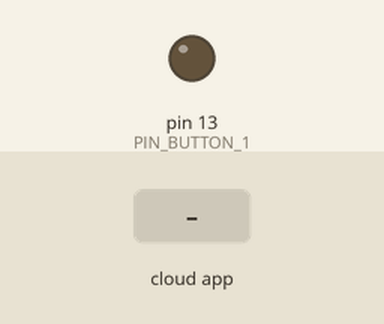
A sketch run on a simulated Arduino Uno, built with avr-gcc and run on an emulated ATmega328P. On the bench: output pins drawn as LEDs (lit = HIGH). Inputs (shaded band) come from the test bench. The RemoteXY app is connected.

Above: at 1.2 s.
1.3 s: the phone or cloud app sets button_1 to 1
At 2.5 s:
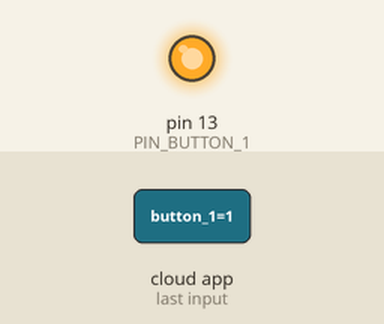
2.8 s: the phone or cloud app sets button_1 to 0
At 3.7 s:
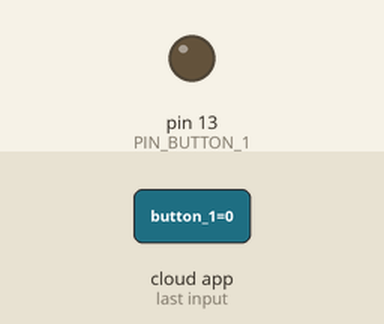
Timing chart, 0 to 5.8 s (numbered marks = the images above; inputs shaded):
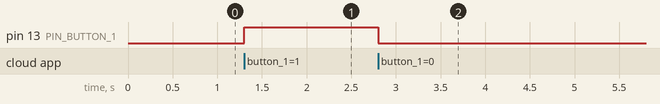

The sketch:

telefono.ino
```cpp
// (licence header left out)
//////////////////////////////////////////////
//        RemoteXY include library          //
//////////////////////////////////////////////

// RemoteXY select connection mode and include library
#define REMOTEXY_MODE__SOFTSERIAL
#include <SoftwareSerial.h>

#include <RemoteXY.h>

// RemoteXY connection settings
#define REMOTEXY_SERIAL_RX 10
#define REMOTEXY_SERIAL_TX 11
#define REMOTEXY_SERIAL_SPEED 9600


// RemoteXY configurate
#pragma pack(push, 1)
uint8_t RemoteXY_CONF[] =
  { 255,3,0,0,0,33,0,10,13,0,
  1,0,14,23,12,12,2,31,65,0,
  1,0,39,23,12,12,2,31,66,0,
  1,0,64,24,12,12,2,31,67,0 };

// this structure defines all the variables and events of your control interface
struct {

    // input variables
  uint8_t button_1; // =1 if button pressed, else =0
  uint8_t button_2; // =1 if button pressed, else =0
  uint8_t button_3; // =1 if button pressed, else =0

    // other variable
  uint8_t connect_flag;  // =1 if wire connected, else =0

} RemoteXY;
#pragma pack(pop)

/////////////////////////////////////////////
//           END RemoteXY include          //
/////////////////////////////////////////////

#define PIN_BUTTON_1 13


void setup()
{
  RemoteXY_Init ();

  pinMode (PIN_BUTTON_1, OUTPUT);

  // TODO you setup code

}

void loop()
{
  RemoteXY_Handler ();

  digitalWrite(PIN_BUTTON_1, (RemoteXY.button_1==0)?LOW:HIGH);

  // TODO you loop code
  // use the RemoteXY structure for data transfer


}
```

Measured:
- after the input at 1.3 s, pin 13 (PIN_BUTTON_1): LOW → HIGH at once
- after the input at 2.8 s, pin 13 (PIN_BUTTON_1): HIGH → LOW at once
